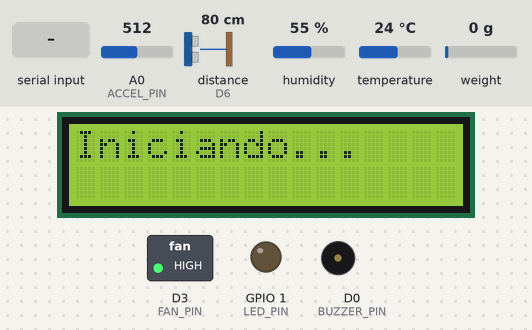
This sketch was run on a simulated ESP8266 (NodeMCU). Shown: 16×2 character LCD, switched loads named in the sketch (green lamp = pin HIGH), output pins drawn as LEDs (lit = HIGH), buzzer (waves = sounding, pin HIGH). Wiring (inferred from the names in the program): ultrasonic range finder: trigger D5; echo D6. Inputs (shaded band) come from the test bench; at power-on: distance to the obstacle (sensor on D6) 80 cm, A0 (ACCEL_PIN) = 512, humidity 55 %, temperature 24 °C, weight on the scale 0 g. The echo pulse lasts 58.3 µs per cm; WiFi joins after 1.5 s; servers stay silent unless stated; uploads are accepted with an empty reply; EEPROM starts erased; pins used as bus, display or sensor lines are not drawn; what the sketch prints to the serial monitor is not drawn.

Above: at 2.0 s.
8.8 s: distance to the obstacle (sensor on D6) set to 8 cm
At 10.3 s:
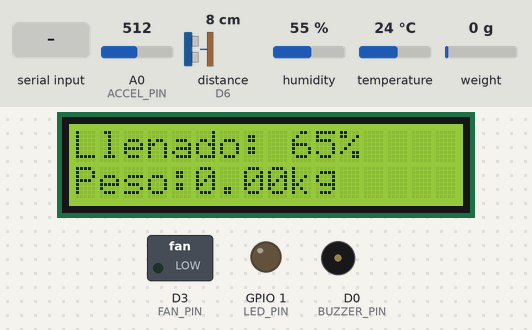
11.4 s: distance to the obstacle (sensor on D6) set to 5 cm
At 15.3 s:
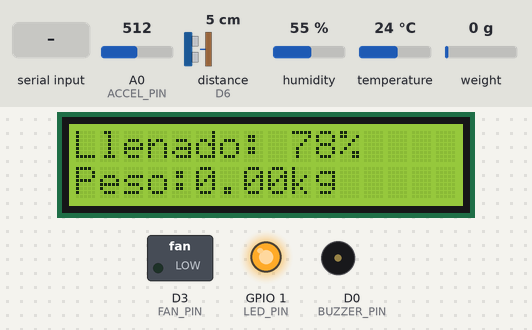
15.8 s: A0 (ACCEL_PIN) set to 555
At 17.0 s:
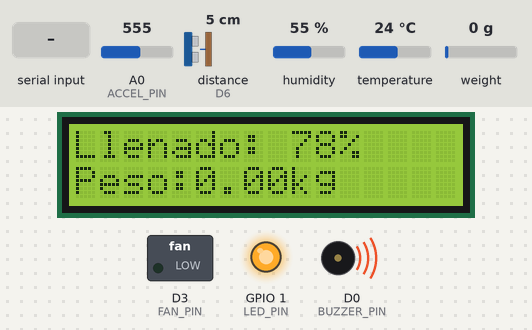
21.4 s: "c90\n" received over Serial
At 23.8 s:
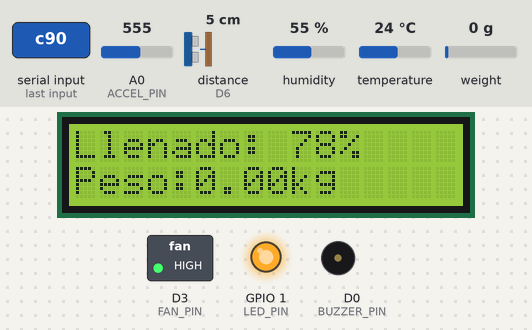
Timing chart, 0 to 25.3 s (numbered marks = the images above; inputs shaded):
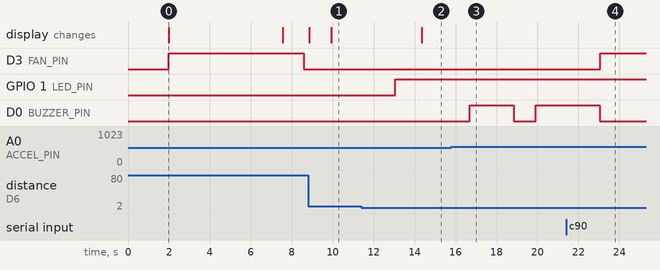

The sketch:

esp8266_full_code.ino
```cpp
#include <Wire.h>
#include <LiquidCrystal_I2C.h>
#include <DHT.h>
#include <HX711.h>
#include <math.h>
#include <EEPROM.h>
#include <ESP8266WiFi.h>
#include <ESP8266HTTPClient.h>
#include <WiFiClient.h>

int id_bote=3;
// =====================
// WIFI & API CONFIG
// =====================
const char* ssid = "TU_WIFI_SSID";
const char* password = "TU_WIFI_PASSWORD";
// Usa la IP de tu computadora (revisa ipconfig)
const char* serverUrl = "http://192.168.1.100:3000/api/mediciones";
const char* serverUrlEventos = "http://192.168.1.100:3000/api/eventos-actuador";

const int EEPROM_SIZE = 32;
const int ADDR_MAGIC  = 0;
const int ADDR_FACTOR = 4;
const uint32_t MAGIC  = 0xB017CA1B;  // firma para saber si hay dato válido

// Variables de estado para eventos
bool prevLedState = false;
bool prevFanState = false;
bool prevTiltState = false;
unsigned long lastLcdEventMs = 0;

bool loadCalFactor(float &out) {
  uint32_t m = 0;
  EEPROM.get(ADDR_MAGIC, m);
  if (m != MAGIC) return false;

  float f = 0;
  EEPROM.get(ADDR_FACTOR, f);

  // Validación básica para evitar basura
  if (!isfinite(f) || fabs(f) < 100.0 || fabs(f) > 1e9) return false;

  out = f;
  return true;
}

void saveCalFactor(float f) {
  EEPROM.put(ADDR_MAGIC, MAGIC);
  EEPROM.put(ADDR_FACTOR, f);
  EEPROM.commit();
}

void clearCalFactor() {
  uint32_t m = 0;
  float f = 0;
  EEPROM.put(ADDR_MAGIC, m);
  EEPROM.put(ADDR_FACTOR, f);
  EEPROM.commit();
}

// =====================
// PINES (TU MAPEO)
// =====================
#define TRIG_PIN      D5
#define ECHO_PIN      D6

#define HX711_DOUT    D7
#define HX711_SCK     D8

#define DHT_PIN       D4
#define DHT_TYPE      DHT11   // <-- cambia a DHT22 si aplica

#define BUZZER_PIN    D0
#define LED_PIN       1       // TX (GPIO1)

#define FAN_PIN       D3      // Relay ventilador (GPIO0)
#define ACCEL_PIN     A0      // A0 conectado a X del acelerómetro

#define DEBUG_SERIAL 0   // 1 = quiero Serial / 0 = quiero LED en TX

// =====================
// OBJETOS
// =====================
LiquidCrystal_I2C lcd(0x27, 16, 2);
DHT dht(DHT_PIN, DHT_TYPE);
HX711 scale;

// =====================
// AJUSTES / UMBRALES
// =====================
const float ALTURA_BOTE_CM = 23.0;   // ajusta a tu bote
const float UMBRAL_LLENADO = 70.0;   // enciende LED TX si >80%

const float UMBRAL_TEMP_C  = 23.0;   // enciende relay si >30°C

// Relay: la mayoría son "active LOW"
const bool RELAY_ACTIVE_LOW = true;

// HX711 - Factor de calibración (se puede recalibrar por Serial con 'c')
float CAL_FACTOR = 417700.51;        // <-- tu promedio actual
const float PESO_TARA_KG = 0.0;      // si quieres restar peso del bote, cambia esto

// Acelerómetro analógico (X a A0)
const float A0_MAX_VOLT = 3.3;       // NodeMCU típico en pin A0
const float ADC_MAX = 1023.0;
const float SENS_V_PER_G = 0.30;     // 0.30–0.33 típico
float OFFSET_V = 1.65;               // Se auto-calibra en setup()

// Inclinación >45° si |gX| < cos(45)=0.707 (solo funciona si X está "vertical" cuando está derecho)
const float COS_45 = 0.707;

// Timings
const unsigned long SENSOR_PERIOD_MS = 500;
const unsigned long LCD_PERIOD_MS    = 500;
const unsigned long DEBUG_PERIOD_MS  = 1000;
const unsigned long HTTP_PERIOD_MS   = 10000; // Enviar datos cada 10 segundos

// =====================
// VARIABLES
// =====================
float distancia_cm = 0;
float porcentaje_llenado = 0;

float peso_kg = 0;

float temp_c = 0;
float hum = 0;

float gX = 0;
bool inclinado = false;

bool debugOn = false;

unsigned long lastSensorMs = 0;
unsigned long lastLcdMs = 0;
unsigned long lastDebugMs = 0;
unsigned long lastHttpMs = 0;

// Para buzzer 2s ON cada 3s mientras esté inclinado
unsigned long tiltStartMs = 0;

// =====================
// HELPERS
// =====================
void setRelay(bool on) {
  if (RELAY_ACTIVE_LOW) digitalWrite(FAN_PIN, on ? LOW : HIGH);
  else                  digitalWrite(FAN_PIN, on ? HIGH : LOW);
}

float readUltrasonicCM() {
  digitalWrite(TRIG_PIN, LOW);
  delayMicroseconds(2);
  digitalWrite(TRIG_PIN, HIGH);
  delayMicroseconds(10);
  digitalWrite(TRIG_PIN, LOW);

  long dur = pulseIn(ECHO_PIN, HIGH, 30000);
  if (dur == 0) return -1;
  return (dur * 0.0343f) / 2.0f;
}

float readA0VoltageAvg(int n = 20) {
  long sum = 0;
  for (int i = 0; i < n; i++) {
    sum += analogRead(ACCEL_PIN);
    delay(2);
  }
  float adc = (float)sum / n;
  return adc * (A0_MAX_VOLT / ADC_MAX);
}

void printHelp() {
  Serial.println("\n=== COMANDOS ===");
  Serial.println("h  -> ayuda");
  Serial.println("p  -> toggle debug prints (ON/OFF)");
  Serial.println("t  -> tare HX711 (0 kg con bascula vacia)");
  Serial.println("c  -> recalibrar HX711 (interactivo)");
  Serial.println("s  -> mostrar CAL_FACTOR actual");
  Serial.println("================\n");
}

void tareHX() {
  Serial.println(">> TARE: Quita TODO el peso y espera...");
  delay(1000);
  scale.tare(30);
  Serial.println(">> OK: tarado.\n");
}

void waitEnter(const char* msg) {
  Serial.println(msg);
  Serial.println("Presiona ENTER...");
  while (Serial.available()) Serial.read();
  while (!Serial.available()) delay(10);
  while (Serial.available()) Serial.read();
}

float askFloat(const char* msg) {
  Serial.println(msg);
  while (Serial.available()) Serial.read();
  while (!Serial.available()) delay(10);
  float v = Serial.parseFloat();
  while (Serial.available()) Serial.read();
  return v;
}

void calibrateHX() {
  if (!scale.is_ready()) {
    Serial.println("❌ HX711 no listo. Revisa DT/SCK, VCC, GND.");
    return;
  }

  // Poner actuadores en estado seguro mientras calibras
  digitalWrite(BUZZER_PIN, LOW);
  setRelay(false);

  Serial.println("\n=== CALIBRACION HX711 ===");
  waitEnter("1) Quita TODO el peso (bote vacio).");
  long zero = scale.read_average(40);
  Serial.print("Zero RAW = "); Serial.println(zero);

  waitEnter("2) Coloca un peso conocido (ej: tu telefono).");
  long withW = scale.read_average(40);
  Serial.print("WithWeight RAW = "); Serial.println(withW);

  float knownG = askFloat("3) Escribe el peso conocido en GRAMOS (ej: 197) y ENTER:");
  if (knownG <= 0) {
    Serial.println("❌ Peso invalido.");
    return;
  }
  float knownKg = knownG / 1000.0;

  long delta = withW - zero;
  float newFactor = (float)delta / knownKg;  // RAW por kg (puede ser negativo)

  CAL_FACTOR = newFactor;
  scale.set_scale(CAL_FACTOR);
  scale.tare(30);

  Serial.println("\n✅ CALIBRADO!");
  Serial.print("Nuevo CAL_FACTOR = "); Serial.println(CAL_FACTOR, 6);
  Serial.println("Tip: si el peso sale negativo, invierte A+/A- o usa -CAL_FACTOR.\n");

  saveCalFactor(CAL_FACTOR);
  Serial.println("💾 CAL_FACTOR guardado en EEPROM.");

}

// =====================
// HTTP SEND FUNCTION
// =====================
void postJson(String url, String jsonPayload) {
  if (WiFi.status() == WL_CONNECTED) {
    WiFiClient client;
    HTTPClient http;

    http.begin(client, url);
    http.addHeader("Content-Type", "application/json");

    int httpCode = http.POST(jsonPayload);

    if (httpCode > 0) {
      if (httpCode == HTTP_CODE_OK) {
        // Success
      }
    } else {
      Serial.printf("[HTTP] Error: %s\n", http.errorToString(httpCode).c_str());
    }
    http.end();
  }
}

void postEvent(int id_actuador, String descp) {
  Serial.print(">> EVENTO Actuador "); Serial.print(id_actuador); Serial.println(": " + descp);
  String json = "{";
  json += "\"id_actuador\": " + String(id_actuador) + ",";
  json += "\"descp\": \"" + descp + "\"";
  json += "}";
  postJson(serverUrlEventos, json);
}

void sendSensorData() {
  if (WiFi.status() != WL_CONNECTED) return;

  Serial.println(">> Enviando datos de sensores...");

  // 1. ULTRASONICO (ID 1)
  String json1 = "{";
  json1 += "\"id_sensor\":"+String(1+((id_bote-1)*4))+",";
  json1 += "\"distancia_cm\":" + String(distancia_cm) + ",";
  json1 += "\"porcentaje_llenado\":" + String(porcentaje_llenado);
  json1 += "}";
  postJson(serverUrl, json1);
  delay(50);

  // 2. ACELEROMETRO (ID 2)
  String json2 = "{";
  json2 += "\"id_sensor\":"+String(2+((id_bote-1)*4))+",";
  json2 += "\"aceleracion_x\":" + String(gX) + ",";
  json2 += "\"detecta_caida\":" + String(inclinado ? "true" : "false");
  json2 += "}";
  postJson(serverUrl, json2);
  delay(50);

  // 3. DHT11 (ID 3)
  String json3 = "{";
  json3 += "\"id_sensor\":"+String(3+((id_bote-1)*4))+",";
  json3 += "\"temperatura_celsius\":" + String(temp_c) + ",";
  json3 += "\"humedad_porcentaje\":" + String(hum);
  json3 += "}";
  postJson(serverUrl, json3);
  delay(50);

  // 4. PESO (ID 4)
  String json4 = "{";
  json4 += "\"id_sensor\":"+String(4+((id_bote-1)*4))+",";
  json4 += "\"peso_kg\":" + String(peso_kg);
  json4 += "}";
  postJson(serverUrl, json4);

  Serial.println(">> Datos enviados.");
}

// =====================
// SETUP
// =====================
void setup() {
  Serial.begin(115200);
  delay(200);
  EEPROM.begin(EEPROM_SIZE);

  // --- WIFI ---
  Serial.println();
  Serial.print("Conectando a WiFi: ");
  Serial.println(ssid);
  WiFi.begin(ssid, password);

  int retries = 0;
  while (WiFi.status() != WL_CONNECTED && retries < 20) {
    delay(500);
    Serial.print(".");
    retries++;
  }
  if (WiFi.status() == WL_CONNECTED) {
    Serial.println("\nWiFi Conectado!");
    Serial.print("IP: "); Serial.println(WiFi.localIP());
  } else {
    Serial.println("\nFallo al conectar WiFi (seguire offline)");
  }
  // ------------

float stored = 0;
if (loadCalFactor(stored)) {
  CAL_FACTOR = stored;
  Serial.print("CAL_FACTOR cargado de EEPROM: ");
  Serial.println(CAL_FACTOR, 6);
} else {
  Serial.print("ℹ️ No hay CAL_FACTOR guardado. Usando default: ");
  Serial.println(CAL_FACTOR, 6);
}
  delay(200);

  lcd.init();
  lcd.backlight();
  lcd.clear();
  lcd.setCursor(0,0); lcd.print("Iniciando...");

  pinMode(TRIG_PIN, OUTPUT);
  pinMode(ECHO_PIN, INPUT);

  #if DEBUG_SERIAL
  // NO tocar TX
  #else
    pinMode(LED_PIN, OUTPUT);
    digitalWrite(LED_PIN, LOW);
  #endif

  pinMode(BUZZER_PIN, OUTPUT);
  //pinMode(LED_PIN, OUTPUT);
  pinMode(FAN_PIN, OUTPUT);

  digitalWrite(BUZZER_PIN, LOW);
  //digitalWrite(LED_PIN, LOW);
  setRelay(false);

  dht.begin();

  scale.begin(HX711_DOUT, HX711_SCK);
  scale.set_scale(CAL_FACTOR);
  scale.tare(30);

  Serial.println("\n=== BOTE INTELIGENTE (DEBUG+CAL) ===");
  printHelp();

  // --- CALIBRACION ACELEROMETRO ---
  Serial.println(">> Calibrando Acelerometro (OFFSET)... Deja quieto el sensor.");
  float vSum = 0;
  const int samples = 50;
  for(int i=0; i<samples; i++) {
    vSum += readA0VoltageAvg(10);
    delay(10);
  }
  OFFSET_V = vSum / samples;
  Serial.print(">> OFFSET_V calculado: "); Serial.println(OFFSET_V, 4);
  // --------------------------------

  delay(1000);
  lcd.clear();
}

// =====================
// LOOP
// =====================
void loop() {
  unsigned long now = millis();

  // ---- comandos serial
  if (Serial.available()) {
    char cmd = Serial.read();
    if (cmd == 'h') printHelp();
    else if (cmd == 'p') {
      debugOn = !debugOn;
      Serial.print("DEBUG = "); Serial.println(debugOn ? "ON" : "OFF");
    }
    else if (cmd == 't') tareHX();
    else if (cmd == 'c') calibrateHX();
    else if (cmd == 's') {
      Serial.print("CAL_FACTOR actual = "); Serial.println(CAL_FACTOR, 6);
    }
    while (Serial.available()) Serial.read();
  }

  // ---- leer sensores
  if (now - lastSensorMs >= SENSOR_PERIOD_MS) {
    lastSensorMs = now;

    // Ultrasonido -> % llenado
    float d = readUltrasonicCM();
    if (d > 0) {
      distancia_cm = d;
      float nivel = ALTURA_BOTE_CM - distancia_cm;
      porcentaje_llenado = (nivel / ALTURA_BOTE_CM) * 100.0;
      if (porcentaje_llenado < 0) porcentaje_llenado = 0;
      if (porcentaje_llenado > 100) porcentaje_llenado = 100;
    }

    // LED TX si >80% (ACTUADOR ID 4)
    bool ledState = (porcentaje_llenado > UMBRAL_LLENADO);
    #if !DEBUG_SERIAL
      digitalWrite(LED_PIN, ledState ? HIGH : LOW);
    #endif

    if (ledState && !prevLedState) {
      postEvent((4+(id_bote-1)*4), "LED Encendido: Bote lleno > 70%");
    }
    prevLedState = ledState;

    // HX711 -> peso en kg (con calibración)
    if (scale.is_ready()) {
      peso_kg = scale.get_units(10) - PESO_TARA_KG;
      if (peso_kg < 0) peso_kg = 0;
    }

    // DHT -> relay si T>30
    float t = dht.readTemperature();
    float h = dht.readHumidity();
    if (!isnan(t)) temp_c = t;
    if (!isnan(h)) hum = h;

    bool fanState = (temp_c > UMBRAL_TEMP_C);
    setRelay(fanState);

    if (fanState && !prevFanState) {
      postEvent((2+(id_bote-1)*4), "Ventilador Encendido: Temp > 23C");
    }
    prevFanState = fanState;

    // Acelerómetro -> gX
    float v = readA0VoltageAvg(20);
    gX = (v - OFFSET_V) / SENS_V_PER_G;

    // Inclinación >45° según X (solo si X está vertical cuando “derecho”)
    static bool incl = false;
    if (!incl && fabs(gX) > 0.30) incl = true;
    if ( incl && fabs(gX) < 0.20) incl = false;
    inclinado = incl;

    if (inclinado && !prevTiltState) {
      postEvent((3+(id_bote-1)*4), "Buzzer Activado: Caida detectada");
    }
    prevTiltState = inclinado;
  }

  // ---- ENVIAR DATOS HTTP (Cada 10s) ----
  if (now - lastHttpMs >= HTTP_PERIOD_MS) {
    lastHttpMs = now;
    sendSensorData();
  }
  // ---------------------------------------

  // ---- buzzer: 2s ON cada 3s mientras inclinado
  if (inclinado) {
    if (tiltStartMs == 0) tiltStartMs = now;
    unsigned long elapsed = now - tiltStartMs;
    unsigned long phase = elapsed % 3000UL; // ciclo 3s
    digitalWrite(BUZZER_PIN, (phase < 2000UL) ? HIGH : LOW);
  } else {
    tiltStartMs = 0;
    digitalWrite(BUZZER_PIN, LOW);
  }

  // ---- LCD (Line1: llenado, Line2: peso)
  if (now - lastLcdMs >= LCD_PERIOD_MS) {
    lastLcdMs = now;

    lcd.setCursor(0,0);
    lcd.print("Llenado:");
    int p = (int)(porcentaje_llenado + 0.5);
    if (p < 100) lcd.print(" ");
    if (p < 10)  lcd.print(" ");
    lcd.print(p);
    lcd.print("%   ");

    lcd.setCursor(0,1);
    lcd.print("Peso:");
    lcd.print(peso_kg, 2);
    lcd.print("kg   ");

    // Log LCD event periodically (e.g. every 30s)
    if (now - lastLcdEventMs > 30000) {
      lastLcdEventMs = now;
      postEvent((1+(id_bote-1)*4), "LCD Refrescado (Heartbeat)");
    }
  }

  // ---- debug serial (temporal)
  if (debugOn && (now - lastDebugMs >= DEBUG_PERIOD_MS)) {
    lastDebugMs = now;

    Serial.println("----- DEBUG -----");
    Serial.print("Dist(cm): "); Serial.println(distancia_cm, 1);
    Serial.print("Llen(%):  "); Serial.println(porcentaje_llenado, 1);
    Serial.print("Peso(kg): "); Serial.println(peso_kg, 3);
    Serial.print("Temp(C):  "); Serial.println(temp_c, 1);
    Serial.print("Hum(%):   "); Serial.println(hum, 1);
    Serial.print("gX:       "); Serial.println(gX, 3);
    Serial.print("Inclinado>45?: "); Serial.println(inclinado ? "SI" : "NO");
    Serial.print("Ventilador: "); Serial.println(temp_c > UMBRAL_TEMP_C ? "ON" : "OFF");
    Serial.print("LED(>80%): "); Serial.println(porcentaje_llenado > UMBRAL_LLENADO ? "ON" : "OFF");
    Serial.print("CAL_FACTOR: "); Serial.println(CAL_FACTOR, 6);
    Serial.println("-----------------\n");
  }
}
```

Measured:
- the behaviour switches between 7 and 6 cm on distance to the obstacle (sensor on D6) (found by bisection; images 1 and 2)
- the behaviour switches between 539 and 540 on A0 (ACCEL_PIN) (found by bisection; images 2 and 3)
- after the input at 8.8 s, the display: first differs from a run without the input after 1.1 s (image 1)
- after the input at 11.4 s, GPIO 1 (LED_PIN): LOW → HIGH after 1.7 s; the display: changes after 2.9 s (image 2)
- after the input at 15.8 s, D0 (BUZZER_PIN): LOW → HIGH after 0.88 s, → LOW 2.2 s later, → HIGH 1.1 s later
- after the input at 21.4 s, D3 (FAN_PIN): LOW → HIGH after 1.7 s; D0 (BUZZER_PIN): goes on until 23.0 s, then stays LOW
- what the display in image 0 shows lasts 5.6 s, from 2.0 s to 7.6 s
